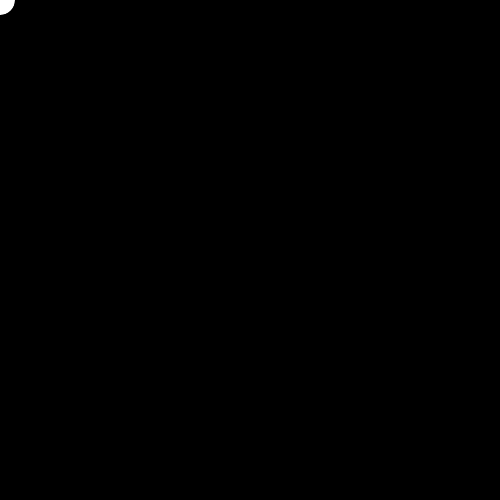
Frame 1 (no input)
Frame 60 (the mouse pressed at the canvas centre just before this capture): identical to frame 1, image omitted
Frame 120 (the mouse held since frame 60 and released just before this capture): identical to frame 1, image omitted

The Processing sketch that drew this single still picture (run headless with seeded random() and noise(); from frame 60 on, the mouse is pressed at the canvas centre):

// Processing sketch: randomness
// ── randomness.pde
/*
 Alexios Rekoutis
 6/28/2022
 Randomness demo
 */

float x = 0;
float y = 0;

void setup() {
  size(500, 500);
}

void draw() {
  background(0);
  // random(lo, hi) generates a radnom float value between lo and hi
  //print(random(0, 10));

  // generate random colors with
  // fill(random(255), random(255), random(255));
  // circle(width/2, height/2, 300)
  
  // generate random sizes
  //circle(width/2, height/2, random(500, 500));
  
  circle(x, y, 30);
}
